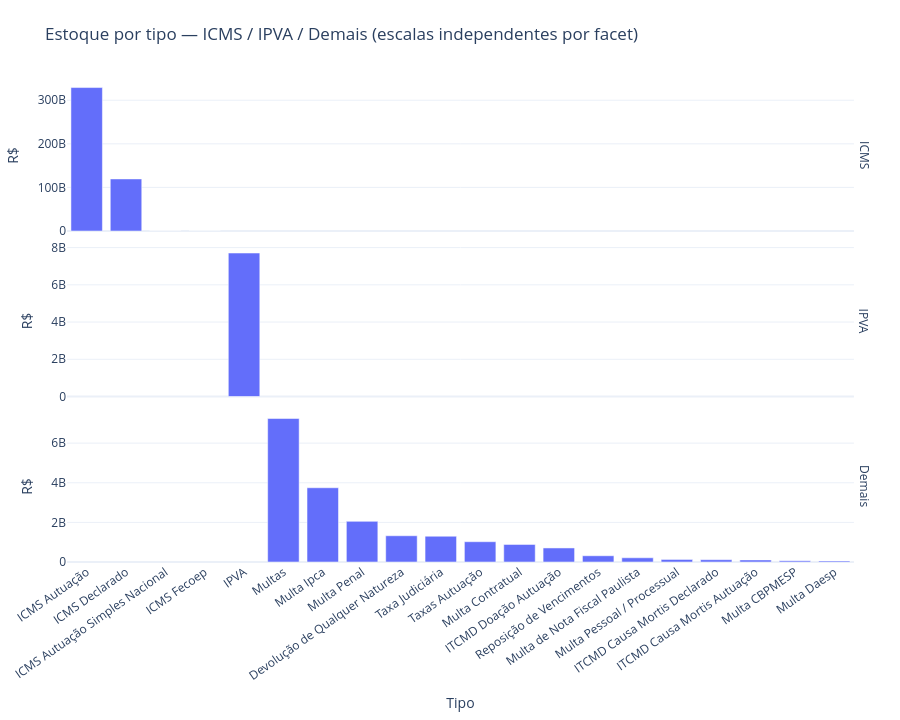
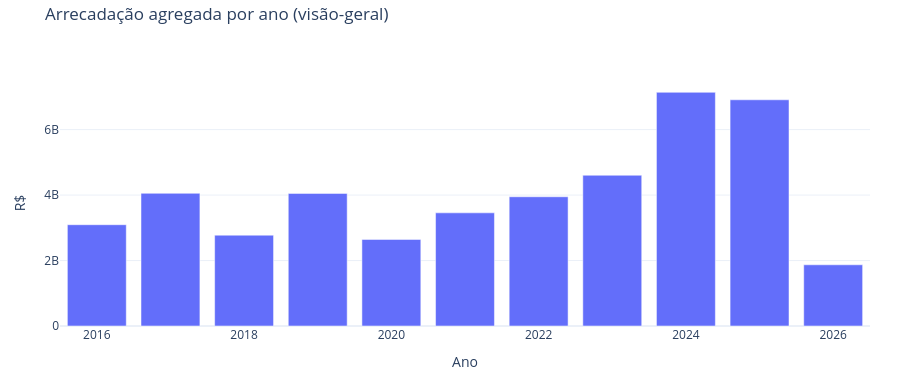

Write notebook code for charts like these, in order.
### Markdown cell above
### 3.4 Composição: ICMS (e IPVA se presente) em escala/facet separados

**Eixos / encoding.** Barras de estoque por tipo (`/v1/analytics/visao-geral`); facets **ICMS / IPVA / Demais** com eixos Y **independentes** (`matches=None`) porque as escalas diferem por ordens de magnitude. Segunda figura: arrecadação agregada por ano (contexto).

**O que *não* afirmar.** Mix de tipos **não** entra no forecast deste notebook; não decompor causalmente a série `valor_total`.

### Code cell
visao_ok = False
try:
    visao = C.get_json("/v1/analytics/visao-geral", timeout=45)
    tipo = pd.DataFrame(visao.get("estoque_por_tipo") or [])
    arrec_ano = pd.DataFrame(visao.get("arrecadacao_por_ano") or [])
    if not tipo.empty:
        tipo.columns = [c.lower() for c in tipo.columns]
        val_col = "valor" if "valor" in tipo.columns else tipo.select_dtypes("number").columns[0]
        tipo_col = "tipo" if "tipo" in tipo.columns else tipo.columns[0]
        tipo[val_col] = pd.to_numeric(tipo[val_col], errors="coerce")
        tnorm = tipo[tipo_col].astype(str).str.upper()
        tipo["grupo"] = np.where(
            tnorm.str.contains("IPVA"), "IPVA",
            np.where(tnorm.str.contains("ICMS"), "ICMS", "Demais"),
        )
        fig_tipo = px.bar(
            tipo.sort_values(val_col, ascending=False),
            x=tipo_col, y=val_col, facet_row="grupo",
            title="Estoque por tipo — ICMS / IPVA / Demais (escalas independentes por facet)",
            labels={val_col: "R$", tipo_col: "Tipo"},
            template="plotly_white",
        )
        fig_tipo.update_yaxes(matches=None)
        fig_tipo.update_layout(height=720, xaxis_tickangle=-35, margin=dict(t=80, l=60, r=30, b=80))
        fig_tipo.for_each_annotation(lambda a: a.update(text=a.text.split("=")[-1]))
        fig_tipo.show()
        save_fig(fig_tipo, "estoque_composicao_tipo", width=1000, height=720)
        visao_ok = True
        print(tipo.groupby("grupo")[val_col].sum().sort_values(ascending=False))
    if not arrec_ano.empty:
        arrec_ano.columns = [c.lower() for c in arrec_ano.columns]
        ycol = "valor_total" if "valor_total" in arrec_ano.columns else arrec_ano.select_dtypes("number").columns[-1]
        xcol = "ano" if "ano" in arrec_ano.columns else arrec_ano.columns[0]
        fig_aa = px.bar(
            arrec_ano.sort_values(xcol), x=xcol, y=ycol,
            title="Arrecadação agregada por ano (visão-geral)",
            labels={ycol: "R$", xcol: "Ano"},
            template="plotly_white",
        )
        fig_aa.update_layout(height=380, margin=dict(t=80, l=60, r=30, b=50), title=dict(y=0.98))
        fig_aa.show()
        save_fig(fig_aa, "estoque_arrec_por_ano", width=900, height=380)
except Exception as e:
    print("visao-geral skip:", type(e).__name__, e)
if not visao_ok:
    print("Composição por tipo indisponível nesta execução — dual-axis e scatters permanecem.")

### Figure 1 — Plotly figure (JSON) as saved in the notebook; plotly's stock layout.template omitted (floating-point values rounded to 4 significant figures)
{"data": [{"hovertemplate": "grupo=ICMS<br>Tipo=%{x}<br>R$=%{y}<extra></extra>", "legendgroup": "", "marker": {"color": "#636efa", "pattern": {"shape": ""}}, "name": "", "orientation": "v", "showlegend": false, "textposition": "auto", "type": "bar", "x": ["ICMS Autuação", "ICMS Declarado", "ICMS Autuação Simples Nacional", "ICMS Fecoep"], "xaxis": "x3", "y": [329100000000.0, 119500000000.0, 148300000.0, 53590000.0], "yaxis": "y3"}, {"hovertemplate": "grupo=IPVA<br>Tipo=%{x}<br>R$=%{y}<extra></extra>", "legendgroup": "", "marker": {"color": "#636efa", "pattern": {"shape": ""}}, "name": "", "orientation": "v", "showlegend": false, "textposition": "auto", "type": "bar", "x": ["IPVA"], "xaxis": "x2", "y": [7708000000.0], "yaxis": "y2"}, {"hovertemplate": "grupo=Demais<br>Tipo=%{x}<br>R$=%{y}<extra></extra>", "legendgroup": "", "marker": {"color": "#636efa", "pattern": {"shape": ""}}, "name": "", "orientation": "v", "showlegend": false, "textposition": "auto", "type": "bar", "x": ["Multas", "Multa Ipca", "Multa Penal", "Devolução de Qualquer Natureza", "Taxa Judiciária", "Taxas Autuação", "Multa Contratual", "ITCMD Doação Autuação", "Reposição de Vencimentos", "Multa de Nota Fiscal Paulista", "Multa Pessoal / Processual", "ITCMD Causa Mortis Declarado", "ITCMD Causa Mortis Autuação", "Multa CBPMESP", "Multa Daesp"], "xaxis": "x", "y": [7243000000.0, 3748000000.0, 2051000000.0, 1325000000.0, 1300000000.0, 1024000000.0, 887900000.0, 709300000.0, 314800000.0, 212400000.0, 128900000.0, 117100000.0, 104000000.0, 62440000.0, 53470000.0], "yaxis": "y"}], "layout": {"annotations": [{"font": {}, "showarrow": false, "text": "Demais", "textangle": 90, "x": 0.98, "xanchor": "left", "xref": "paper", "y": 0.1567, "yanchor": "middle", "yref": "paper"}, {"font": {}, "showarrow": false, "text": "IPVA", "textangle": 90, "x": 0.98, "xanchor": "left", "xref": "paper", "y": 0.5, "yanchor": "middle", "yref": "paper"}, {"font": {}, "showarrow": false, "text": "ICMS", "textangle": 90, "x": 0.98, "xanchor": "left", "xref": "paper", "y": 0.8433, "yanchor": "middle", "yref": "paper"}], "barmode": "relative", "height": 720, "legend": {"tracegroupgap": 0}, "margin": {"b": 80, "l": 60, "r": 30, "t": 80}, "title": {"text": "Estoque por tipo — ICMS / IPVA / Demais (escalas independentes por facet)"}, "xaxis": {"anchor": "y", "domain": [0.0, 0.98], "tickangle": -35, "title": {"text": "Tipo"}}, "xaxis2": {"anchor": "y2", "domain": [0.0, 0.98], "matches": "x", "showticklabels": false}, "xaxis3": {"anchor": "y3", "domain": [0.0, 0.98], "matches": "x", "showticklabels": false}, "yaxis": {"anchor": "x", "domain": [0.0, 0.3133], "title": {"text": "R$"}}, "yaxis2": {"anchor": "x2", "domain": [0.3433, 0.6567], "title": {"text": "R$"}}, "yaxis3": {"anchor": "x3", "domain": [0.6867, 1.0], "title": {"text": "R$"}}}}

### Figure 2 — Plotly figure (JSON) as saved in the notebook; plotly's stock layout.template omitted (floating-point values rounded to 4 significant figures)
{"data": [{"hovertemplate": "Ano=%{x}<br>R$=%{y}<extra></extra>", "legendgroup": "", "marker": {"color": "#636efa", "pattern": {"shape": ""}}, "name": "", "orientation": "v", "showlegend": false, "textposition": "auto", "type": "bar", "x": [2016, 2017, 2018, 2019, 2020, 2021, 2022, 2023, 2024, 2025, 2026], "xaxis": "x", "y": [3094000000.0, 4054000000.0, 2775000000.0, 4052000000.0, 2645000000.0, 3457000000.0, 3949000000.0, 4606000000.0, 7140000000.0, 6911000000.0, 1870000000.0], "yaxis": "y"}], "layout": {"barmode": "relative", "height": 380, "legend": {"tracegroupgap": 0}, "margin": {"b": 50, "l": 60, "r": 30, "t": 80}, "title": {"text": "Arrecadação agregada por ano (visão-geral)", "y": 0.98}, "xaxis": {"anchor": "y", "domain": [0.0, 1.0], "title": {"text": "Ano"}}, "yaxis": {"anchor": "x", "domain": [0.0, 1.0], "title": {"text": "R$"}}}}
